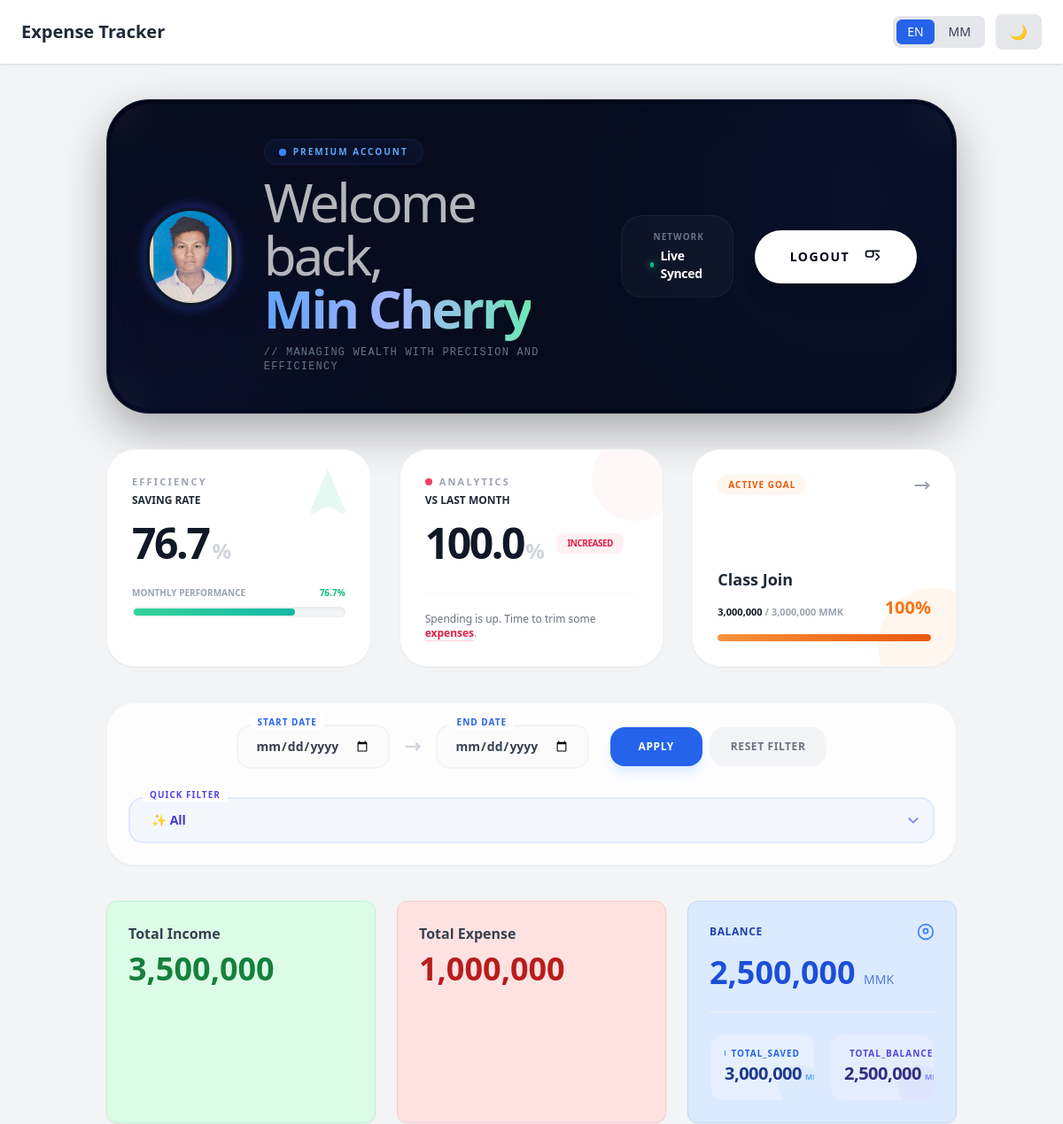
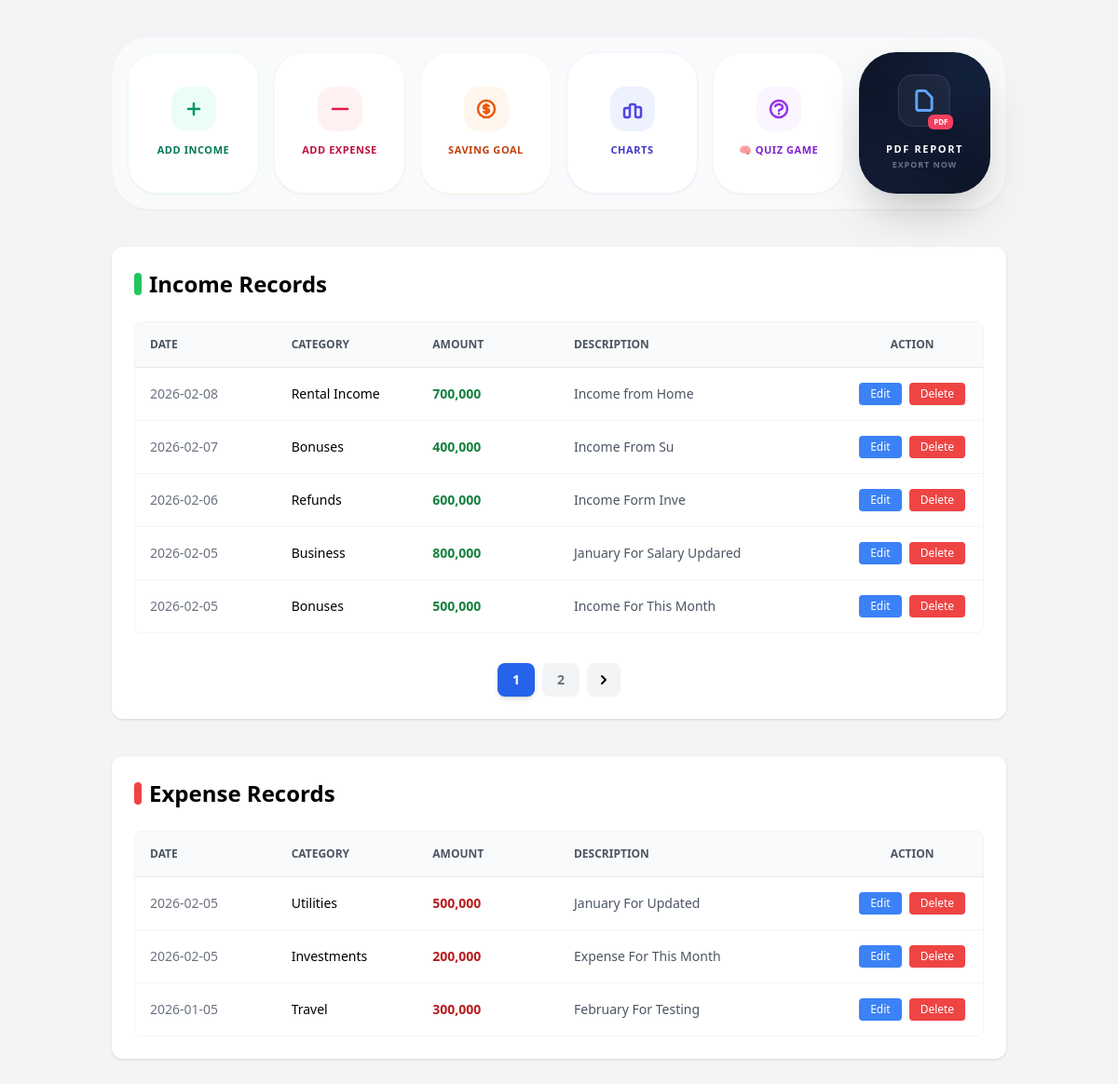
/dashboard (signed in), run on an earlier commit of the app's database (2 pictures, top to bottom).
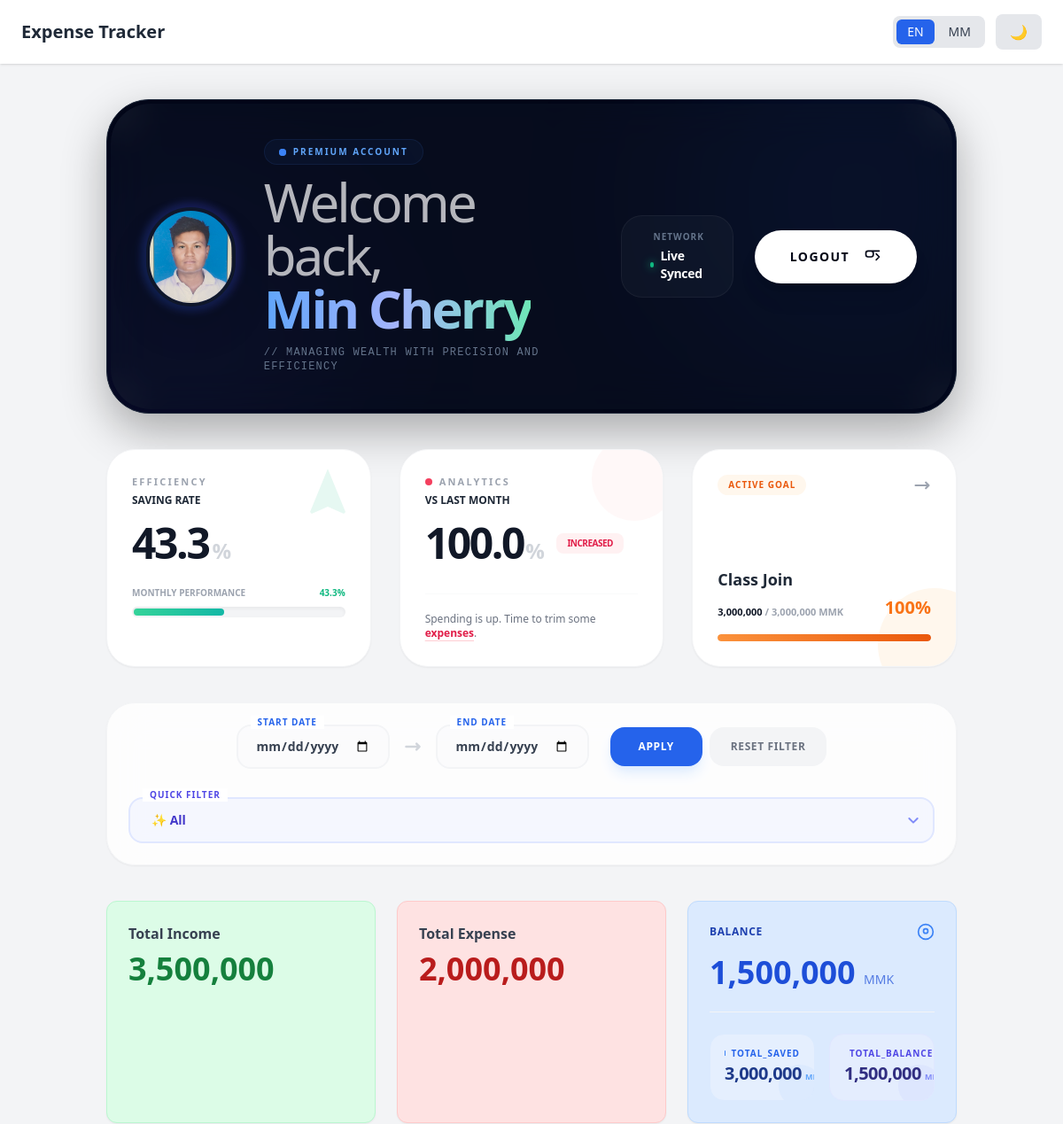
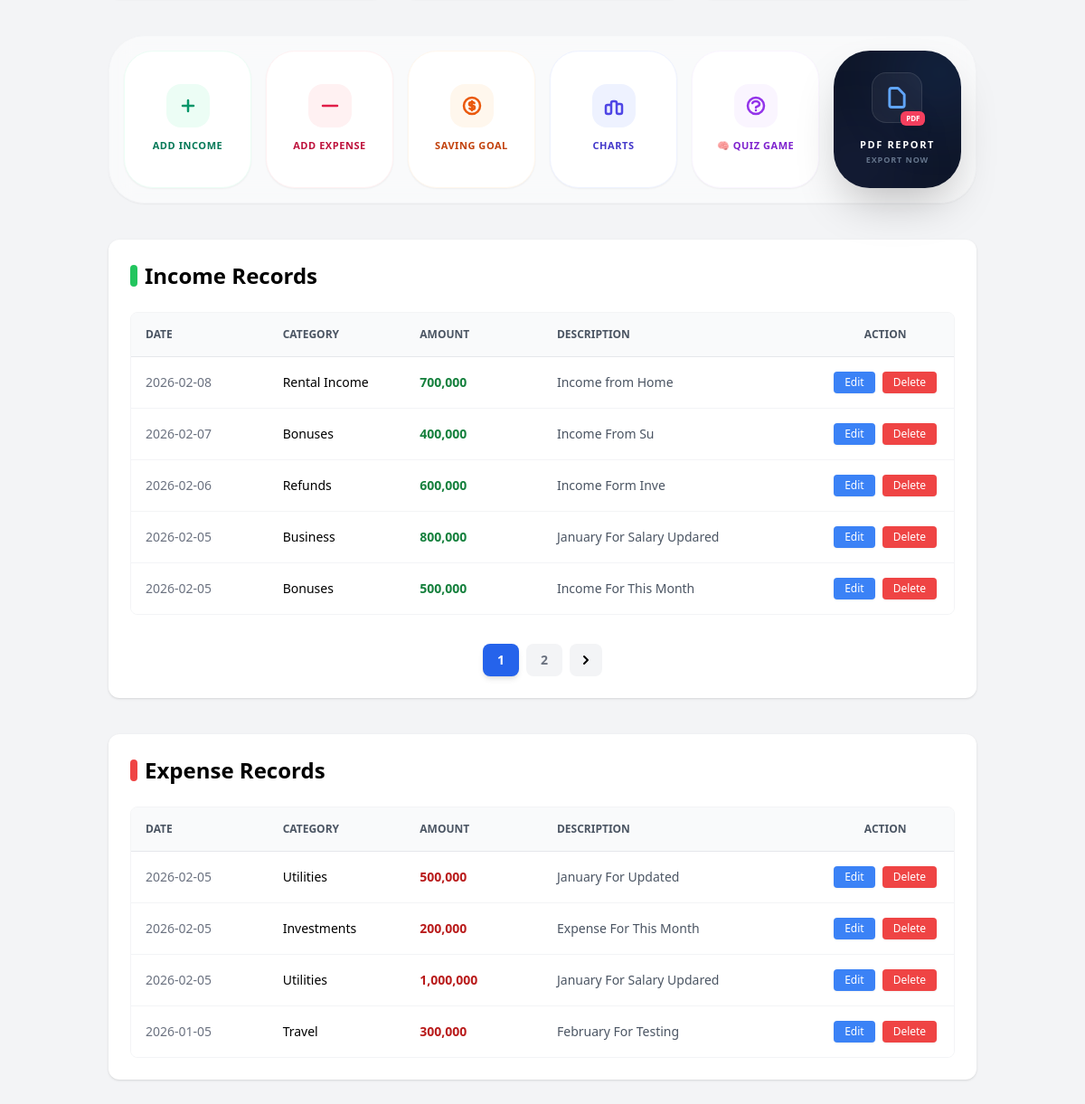
And on a later commit of the database (2 pictures, top to bottom).
### tables this page shows
CREATE TABLE income(
        id INTEGER PRIMARY KEY AUTOINCREMENT,
        user_id INTEGER,
        date TEXT,
        category TEXT,
        amount REAL,
        description TEXT,
        FOREIGN KEY(user_id) REFERENCES users(id)
    );

CREATE TABLE expenses(
        id INTEGER PRIMARY KEY AUTOINCREMENT,
        user_id INTEGER,
        date TEXT,
        category TEXT,
        amount REAL,
        description TEXT,
        FOREIGN KEY(user_id) REFERENCES users(id)
    );

### app.py (the view)
@app.route("/dashboard")
def dashboard():
    if "user_id" not in session:
        return redirect(url_for("login"))
    user_id = session["user_id"]
    start_date = request.args.get("start_date")
    end_date = request.args.get("end_date")
    filter_type = request.args.get("filter")
    page = request.args.get("page", 1, type=int)
    per_page = 5
    offset = (page - 1) * per_page
    conn = sqlite3.connect(DB_NAME)
    cursor = conn.cursor()
    today = datetime.today()
    this_month = today.strftime('%Y-%m')
    last_month = (today.replace(day=1) - timedelta(days=1)).strftime('%Y-%m')
    if filter_type == "weekly":
        start_date = (today - timedelta(days=today.weekday())).strftime("%Y-%m-%d")
        end_date = today.strftime("%Y-%m-%d")
    elif filter_type == "monthly":
        start_date = today.replace(day=1).strftime("%Y-%m-%d")
        end_date = today.strftime("%Y-%m-%d")
    elif filter_type == "yearly":
        start_date = today.replace(month=1, day=1).strftime("%Y-%m-%d")
        end_date = today.strftime("%Y-%m-%d")
    cursor.execute("SELECT SUM(amount) FROM income WHERE user_id=? AND strftime('%Y-%m', date)=?", (user_id, this_month))
    this_month_income = cursor.fetchone()[0] or 0
    cursor.execute("SELECT SUM(amount) FROM expenses WHERE user_id=? AND strftime('%Y-%m', date)=?", (user_id, this_month))
    this_month_expense = cursor.fetchone()[0] or 0
    cursor.execute("SELECT SUM(amount) FROM expenses WHERE user_id=? AND strftime('%Y-%m', date)=?", (user_id, last_month))
    last_month_expense = cursor.fetchone()[0] or 0
    if this_month_income > 0:
        saving_rate = round(((this_month_income - this_month_expense) / this_month_income * 100), 1)
    else:
        saving_rate = 0
    cursor.execute("SELECT SUM(current_amount) FROM savings_goals WHERE user_id=?", (user_id,))
    total_saved_in_goals = cursor.fetchone()[0] or 0
    cursor.execute("SELECT id, goal_name, target_amount, current_amount FROM savings_goals WHERE user_id=?", (user_id,))
    currentgoals = cursor.fetchall()
    if this_month_expense == 0:
        diff_percent = 0.0
    elif last_month_expense > 0:
        raw_diff = ((this_month_expense - last_month_expense) / last_month_expense) * 100
        if raw_diff > 0:
            diff_percent = min(round(raw_diff, 1), 100.0)
        else:
            diff_percent = round(raw_diff, 1)
    else:
        if this_month_income > 0:
            relative_usage = (this_month_expense / this_month_income) * 100
            diff_percent = min(round(relative_usage, 1), 100.0)
        else:
            diff_percent = 100.0
    income_sum_query = "SELECT SUM(amount) FROM income WHERE user_id=?"
    expense_sum_query = "SELECT SUM(amount) FROM expenses WHERE user_id=?"
    base_params = [user_id]
    filter_params = []
    if start_date and end_date:
        income_sum_query += " AND date BETWEEN ? AND ?"
        expense_sum_query += " AND date BETWEEN ? AND ?"
        filter_params = [start_date, end_date]
    cursor.execute(income_sum_query, base_params + filter_params)
    total_income = cursor.fetchone()[0] or 0
    cursor.execute(expense_sum_query, base_params + filter_params)
    total_expense = cursor.fetchone()[0] or 0
    balance = total_income - total_expense
    inc_select = "SELECT id, category, amount, date, description FROM income WHERE user_id=?"
    if start_date and end_date:
        inc_select += " AND date BETWEEN ? AND ?"
    inc_select += " ORDER BY date DESC LIMIT ? OFFSET ?"
    cursor.execute(inc_select, base_params + filter_params + [per_page, offset])
    income_records = cursor.fetchall()
    exp_select = "SELECT id, category, amount, date, description FROM expenses WHERE user_id=?"
    if start_date and end_date:
        exp_select += " AND date BETWEEN ? AND ?"
    exp_select += " ORDER BY date DESC LIMIT ? OFFSET ?"
    cursor.execute(exp_select, base_params + filter_params + [per_page, offset])
    expense_records = cursor.fetchall()
    cursor.execute("SELECT COUNT(*) FROM income WHERE user_id=?", (user_id,))
    total_income_pages = (cursor.fetchone()[0] + per_page - 1) // per_page
    cursor.execute("SELECT COUNT(*) FROM expenses WHERE user_id=?", (user_id,))
    total_expense_pages = (cursor.fetchone()[0] + per_page - 1) // per_page
    cursor.execute("SELECT id, user_id, goal_name, target_amount, current_amount FROM savings_goals WHERE user_id=?", (user_id,))
    goals = cursor.fetchall()
    conn.close()
    return render_template(
        "dashboard.html",
        total_income=total_income,
        total_expense=total_expense,
        balance=balance,
        income_records=income_records,
        expense_records=expense_records,
        page=page,
        total_income_pages=total_income_pages,
        total_expense_pages=total_expense_pages,
        start_date=start_date,
        end_date=end_date,
        filter_type=filter_type,
        saving_rate=saving_rate,
        diff_percent=diff_percent,
        this_month_expense=this_month_expense,
        goals=goals,
        currentgoals=currentgoals
    )

### app.py (called while the page is built, shortened)
def t(key, is_user_data=False):
    lang = session.get('language', 'en')
    translated = LANGUAGES.get(lang, LANGUAGES['en']).get(key)
    if translated:
        return translated
    if lang == 'mm' and key:
        try:
            return translator.translate(key, dest='my').text
        except:
            return key
    return key

@app.context_processor
def inject_translate():
    return dict(t=t)

### templates/dashboard.html (shortened to what the changed rows need)
{% extends "base.html" %}
{% block content %}
<div class="max-w-7xl mx-auto px-4 py-6 space-y-10">
{% set is_mm = (request.cookies.get('language') == 'mm') or (session.get('language') == 'mm') %}
<div class="relative overflow-hidden bg-slate-950 rounded-[3rem] p-1 shadow-[0_20px_50px_rgba(0,0,0,0.3)] border border-slate-800 transition-all duration-700 hover:border-blue-500/30 group">
    <div class="relative bg-slate-900/40 backdrop-blur-xl rounded-[2.8rem] p-8 md:p-10">
        <div class="flex flex-col lg:flex-row items-center justify-between gap-10">
            <div class="flex flex-col md:flex-row items-center gap-8">
                <div class="text-center md:text-left space-y-3">
                    <h1 class="text-4xl md:text-6xl font-black text-white tracking-tighter leading-tight">
                        <span class="opacity-70 font-light">{{ t("welcome") }},</span><br/>
                        <span class="text-transparent bg-clip-text bg-gradient-to-r from-blue-400 via-indigo-300 to-emerald-300">
                        </span>
                    </h1>
                </div>
            </div>
        </div>
    </div>
</div>
 <div class="grid grid-cols-1 md:grid-cols-3 gap-8">
  <div class="group relative bg-white rounded-[2rem] p-7 shadow-sm border border-gray-100 transition-all duration-300 hover:shadow-xl hover:-translate-y-1 overflow-hidden">
    <div class="relative z-10">
      <h2 class="text-xs font-black text-gray-800 uppercase mb-4">Saving Rate</h2>
      <div class="flex items-baseline gap-1">
        <span class="text-5xl font-black tracking-tighter text-gray-900">{{ saving_rate }}</span>
        <span class="text-2xl font-bold text-gray-300">%</span>
      </div>
      <div class="mt-6">
        <div class="flex justify-between mb-2">
            <span class="text-[10px] font-bold text-gray-400 uppercase">Monthly Performance</span>
            <span class="text-[10px] font-bold text-emerald-500">{{ saving_rate }}%</span>
        </div>
        <div class="w-full bg-gray-100 h-3 rounded-full overflow-hidden p-0.5 shadow-inner">
          <div class="bg-gradient-to-r from-emerald-400 to-teal-500 h-full rounded-full transition-all duration-1000" style="width: {{ saving_rate }}%"></div>
        </div>
      </div>
    </div>
  </div>
  <div class="group relative bg-white rounded-[2rem] p-7 shadow-sm border border-gray-100 transition-all duration-300 hover:shadow-xl hover:-translate-y-1 overflow-hidden">
    <div class="relative z-10">
      <h2 class="text-xs font-black text-gray-800 uppercase mb-4">Vs Last Month</h2>
    </div>
  </div>
</div>
  <div class="grid grid-cols-1 md:grid-cols-3 gap-6">
    <div class="bg-red-100 rounded-xl p-6 shadow-sm border border-red-200">
      <h3 class="text-gray-700 font-semibold">{{ t("total_expense") }}</h3>
      <p class="text-4xl font-bold text-red-700 mt-2">{{ "{:,.0f}".format(total_expense) }}</p>
    </div>
   <div class="bg-blue-100 dark:bg-blue-900/30 rounded-xl p-6 shadow-sm border border-blue-200 dark:border-blue-800 transition-all hover:shadow-md">
    <div class="flex items-center justify-between mb-4">
        <h3 class="text-blue-800 dark:text-blue-300 font-bold uppercase tracking-wider text-xs">{{ t("balance") }}</h3>
    </div>
    <p class="text-4xl font-black text-blue-700 dark:text-blue-400">
        {{ "{:,.0f}".format(balance) }} <span class="text-sm font-medium opacity-70">MMK</span>
    </p>
    <div class="mt-6 pt-6 border-t border-gray-100 dark:border-gray-800">
    <div class="grid grid-cols-2 gap-4">
        {% set total_saved = goals|sum(attribute=4) if goals else 0 %}
        <div class="relative overflow-hidden bg-indigo-50/50 dark:bg-indigo-900/20 p-4 rounded-2xl border border-indigo-100 dark:border-indigo-800/50 transition-all hover:shadow-md group">
            <div class="relative z-10 flex flex-col gap-1">
                <div class="flex items-baseline gap-1">
                    <span class="text-xl font-black text-indigo-900 dark:text-indigo-100 tracking-tight">
                        {{ "{:,.0f}".format(balance) }}
                    </span>
                    <span class="text-[9px] font-bold text-indigo-400 uppercase">MMK</span>
                </div>
            </div>
        </div>
    </div>
</div>
</div>
  </div>
  {% for table_name, records, color, total_pages in [
    ('Income', income_records, 'green', total_income_pages),
    ('Expense', expense_records, 'red', total_expense_pages)
  ] %}
  <div class="bg-white rounded-xl shadow p-6 mb-8">
    <h2 class="text-2xl font-bold mb-6 flex items-center gap-2">
      <span class="w-2 h-6 bg-{{ color }}-500 rounded-full"></span>
      {{ table_name }} {{ t("records_table") }}
    </h2>
    <div class="overflow-x-auto border rounded-lg border-gray-100">
      <table class="min-w-full text-sm table-fixed divide-y divide-gray-200">
        <thead class="bg-gray-50">
          <tr class="text-gray-600 uppercase text-xs font-bold">
            <th class="w-1/6 p-4 text-left">Date</th>
            <th class="w-1/6 p-4 text-left">Category</th>
            <th class="w-1/6 p-4 text-left">Amount</th>
            <th class="w-2/6 p-4 text-left">Description</th>
            <th class="w-1/6 p-4 text-center">Action</th>
          </tr>
        </thead>
        <tbody class="divide-y divide-gray-100 bg-white">
          {% if records %}
            {% for rec in records %}
            <tr class="hover:bg-{{ color }}-50 transition duration-150">
              <td class="p-4 text-gray-500 truncate">{{ rec[3] }}</td>
              <td class="p-4 font-medium truncate">{{ t(rec[1]) }}</td>
              <td class="p-4 font-bold text-{{ color }}-700 truncate">{{ "{:,.0f}".format(rec[2]) }}</td>
              <td class="p-4 text-gray-600 truncate max-w-0" title="{{ rec[4] }}">{{ rec[4] }}</td>
              <td class="p-4">
                <div class="flex justify-center gap-2">
                  <a href="{{ url_for('edit_' + (table_name|lower if table_name == 'Income' else 'expense'), **{(table_name|lower if table_name == 'Income' else 'expense') + '_id': rec[0]}) }}" class="px-3 py-1 bg-blue-500 text-white rounded text-xs hover:bg-blue-600 transition shadow-sm">Edit</a>
                  <a href="{{ url_for('delete_' + (table_name|lower if table_name == 'Income' else 'expense'), **{(table_name|lower if table_name == 'Income' else 'expense') + '_id': rec[0]}) }}" class="px-3 py-1 bg-red-500 text-white rounded text-xs hover:bg-red-600 transition shadow-sm" onclick="return confirm('{{ t('delete_confirm') }}');">Delete</a>
                </div>
              </td>
            </tr>
            {% endfor %}
          {% else %}
            <tr>
              <td colspan="5" class="p-8 text-center text-gray-400 italic">No records found for this period.</td>
            </tr>
          {% endif %}
        </tbody>
      </table>
    </div>
    {% if total_pages > 1 %}
    <div class="flex justify-center items-center gap-2 mt-8">
      {% for p in range(1, total_pages + 1) %}
      <a href="{{ url_for('dashboard', page=p, start_date=start_date, end_date=end_date) }}"
         class="px-4 py-2 rounded-lg font-bold text-sm transition {{ 'bg-blue-600 text-white shadow-md' if p == page else 'bg-gray-100 text-gray-500 hover:bg-gray-200' }}">
        {{ p }}
      </a>
      {% endfor %}
      {% if page < total_pages %}
      <a href="{{ url_for('dashboard', page=page+1, start_date=start_date, end_date=end_date) }}" class="p-2 bg-gray-100 rounded-lg hover:bg-gray-200 transition">
        <svg xmlns="http://www.w3.org/2000/svg" class="h-5 w-5" viewBox="0 0 20 20" fill="currentColor"><path fill-rule="evenodd" d="M7.293 14.707a1 1 0 010-1.414L10.586 10 7.293 6.707a1 1 0 011.414-1.414l4 4a1 1 0 010 1.414l-4 4a1 1 0 01-1.414 0z" clip-rule="evenodd" /></svg>
      </a>
      {% endif %}
    </div>
    {% endif %}
  </div>
  {% endfor %}
</div>
{% endblock %}

What changed in the data, as far as the page shows it:
added expenses: date "2026-02-05", category "Utilities", amount "1,000,000", description "January For Salary Updared"
Also different on the page:
{{ saving_rate }}: "76.7" → "43.3"
{{ saving_rate }}: 76.7 → 43.3 (drawn)
{{ "{:,.0f}".format(total_expense) }}: "1,000,000" → "2,000,000"
{{ "{:,.0f}".format(balance) }}: "2,500,000" → "1,500,000"
